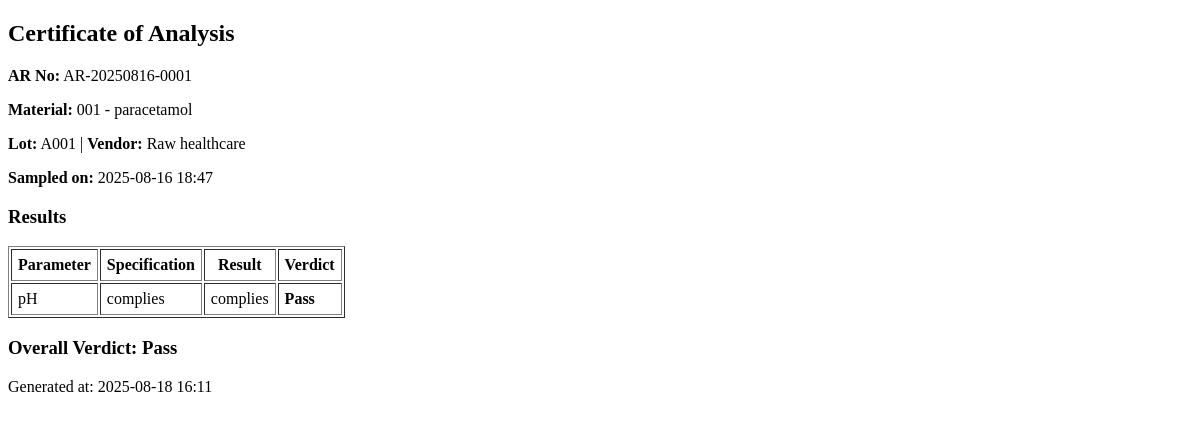
Before: /qc/coa/1 (signed in) with the older database file.
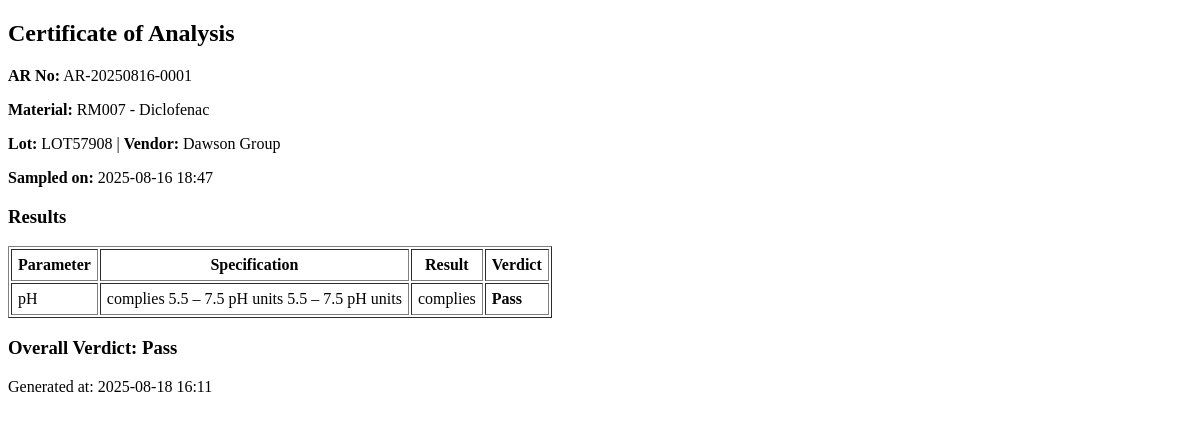
After: the same page with the newer database file.
### models.py (models this page shows, shortened)
class QCSample(db.Model):
    __tablename__ = "qc_sample"
    id = db.Column(db.Integer, primary_key=True)
    ar_no = db.Column(db.String(40), unique=True, index=True)  # e.g., AR-20250812-0001
    sample_date = db.Column(db.DateTime, default=datetime.utcnow)
    sampler = db.Column(db.String(100))  # user_id or name
    remarks = db.Column(db.Text)
    material_id = db.Column(db.Integer, db.ForeignKey("raw_material.id"), nullable=False)
    results = db.relationship("TestResult", backref="sample", lazy=True, cascade="all, delete-orphan")
    coa = db.relationship("COA", uselist=False, backref="sample", cascade="all, delete-orphan")

class RawMaterial(db.Model):
    __tablename__ = "raw_material"
    id = db.Column(db.Integer, primary_key=True)
    material_code = db.Column(db.String(50), nullable=False, index=True)
    material_name = db.Column(db.String(200), nullable=False)
    lot_no = db.Column(db.String(100), nullable=False, index=True)
    vendor = db.Column(db.String(200))
    received_qty = db.Column(db.Float)  # keep numeric for analytics
    unit = db.Column(db.String(20))
    received_date = db.Column(db.DateTime, default=datetime.utcnow)
    status = db.Column(db.String(30), default="Pending Sampling")  # Pending Sampling | Sampled | Testing | Pass | Fail
    samples = db.relationship("QCSample", backref="material", lazy=True, cascade="all, delete-orphan")
    specs = db.relationship("Specification", backref="material", lazy=True, cascade="all, delete-orphan")

class TestResult(db.Model):
    __tablename__ = "test_result"
    id = db.Column(db.Integer, primary_key=True)
    sample_id = db.Column(db.Integer, db.ForeignKey("qc_sample.id"), nullable=False)
    parameter = db.Column(db.String(120), nullable=False)
    result_value = db.Column(db.Float)          # numeric result (nullable)
    result_text = db.Column(db.String(200))     # textual result (nullable)
    unit = db.Column(db.String(40))
    verdict = db.Column(db.String(10))          # Pass/Fail
    tested_by = db.Column(db.String(100))
    tested_at = db.Column(db.DateTime, default=datetime.utcnow)

class Specification(db.Model):
    __tablename__ = "specification"
    id = db.Column(db.Integer, primary_key=True)
    material_id = db.Column(db.Integer, db.ForeignKey("raw_material.id"), nullable=False)
    parameter = db.Column(db.String(120), nullable=False)     # e.g., "pH", "Assay"
    method = db.Column(db.String(120))                        # e.g., "USP <791>"
    unit = db.Column(db.String(40))                           # e.g., "pH units", "%", "ppm"
    lower_limit = db.Column(db.Float)                         # numeric lower (nullable)
    upper_limit = db.Column(db.Float)                         # numeric upper (nullable)
    textual_limit = db.Column(db.String(200))                 # e.g., "Complies", "Clear solution" (nullable)
    created_at = db.Column(db.DateTime, default=datetime.utcnow)

class COA(db.Model):
    __tablename__ = "coa"
    id = db.Column(db.Integer, primary_key=True)
    sample_id = db.Column(db.Integer, db.ForeignKey("qc_sample.id"), nullable=False, unique=True)
    overall_verdict = db.Column(db.String(10))  # Pass/Fail
    generated_at = db.Column(db.DateTime, default=datetime.utcnow)
    notes = db.Column(db.Text)

### app.py (the view)
@app.route("/qc/coa/<int:sample_id>")
def qc_view_coa(sample_id):
    if not require_qc_or_admin():
        return redirect(url_for("login"))
    s = QCSample.query.get_or_404(sample_id)
    m = s.material
    specs = Specification.query.filter_by(material_id=m.id).all()
    results = TestResult.query.filter_by(sample_id=sample_id).all()
    return render_template("qc_coa.html", m=m, s=s, specs=specs, results=results, coa=s.coa)

### app.py (called while the page is built)
def require_qc_or_admin():
    if not session.get("user_id"):
        return False
    return session.get("designation") in ("QC", "Admin")

### templates/qc_coa.html
<!DOCTYPE html>
<html>
<head><meta charset="UTF-8"><title>COA - {{ s.ar_no }}</title></head>
<body>
  <h2>Certificate of Analysis</h2>
  <p><b>AR No:</b> {{ s.ar_no }}</p>
  <p><b>Material:</b> {{ m.material_code }} - {{ m.material_name }}</p>
  <p><b>Lot:</b> {{ m.lot_no }} | <b>Vendor:</b> {{ m.vendor }}</p>
  <p><b>Sampled on:</b> {{ s.sample_date.strftime('%Y-%m-%d %H:%M') }}</p>
  <h3>Results</h3>
  <table border="1" cellpadding="6">
    <tr><th>Parameter</th><th>Specification</th><th>Result</th><th>Verdict</th></tr>
    {% for r in results %}
      <tr>
        <td>{{ r.parameter }}</td>
        <td>
          {% for sp in specs if sp.parameter == r.parameter %}
            {% if sp.textual_limit %} {{ sp.textual_limit }}
            {% else %}
              {{ sp.lower_limit if sp.lower_limit is not none else "" }} – {{ sp.upper_limit if sp.upper_limit is not none else "" }} {{ sp.unit or "" }}
            {% endif %}
          {% endfor %}
        </td>
        <td>
          {% if r.result_text %} {{ r.result_text }}
          {% else %} {{ r.result_value }} {{ r.unit or "" }}
          {% endif %}
        </td>
        <td><b>{{ r.verdict }}</b></td>
      </tr>
    {% endfor %}
  </table>
  <h3>Overall Verdict: {{ coa.overall_verdict }}</h3>
  <p>Generated at: {{ coa.generated_at.strftime('%Y-%m-%d %H:%M') }}</p>
</body>
</html>

Changed rows visible on the page:
changed RawMaterial: material_code "001" → "RM007"; material_name "paracetamol" → "Diclofenac"; lot_no "A001" → "LOT57908"; vendor "Raw healthcare" → "Dawson Group"
added Specification: lower_limit "5.5", upper_limit "7.5", unit "pH units"
added Specification: lower_limit "5.5", upper_limit "7.5", unit "pH units"
